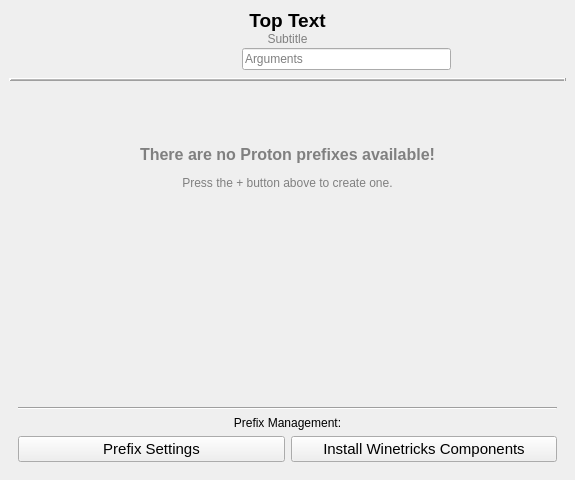
<?xml version="1.0" encoding="UTF-8"?>
<ui version="4.0">
 <class>NeroManagerWindow</class>
 <widget class="QMainWindow" name="NeroManagerWindow">
  <property name="geometry">
   <rect>
    <x>0</x>
    <y>0</y>
    <width>575</width>
    <height>480</height>
   </rect>
  </property>
  <property name="windowTitle">
   <string>NeroManagerWindow</string>
  </property>
  <property name="windowIcon">
   <iconset resource="../img/pics.qrc">
    <normaloff>:/ico/systrayPhi</normaloff>:/ico/systrayPhi</iconset>
  </property>
  <widget class="QWidget" name="centralwidget">
   <layout class="QVBoxLayout" name="verticalLayout" stretch="0,0,0,0">
    <item>
     <layout class="QGridLayout" name="topHeaderLayout">
      <property name="verticalSpacing">
       <number>0</number>
      </property>
      <item row="0" column="0">
       <widget class="QPushButton" name="backButton">
        <property name="sizePolicy">
         <sizepolicy hsizetype="Minimum" vsizetype="Minimum">
          <horstretch>0</horstretch>
          <verstretch>0</verstretch>
         </sizepolicy>
        </property>
        <property name="text">
         <string/>
        </property>
        <property name="icon">
         <iconset theme="user-bookmarks"/>
        </property>
        <property name="iconSize">
         <size>
          <width>24</width>
          <height>24</height>
         </size>
        </property>
        <property name="flat">
         <bool>true</bool>
        </property>
       </widget>
      </item>
      <item row="0" column="1">
       <layout class="QVBoxLayout" name="headerTextArea">
        <item>
         <widget class="QLabel" name="topTitle">
          <property name="sizePolicy">
           <sizepolicy hsizetype="Expanding" vsizetype="Preferred">
            <horstretch>0</horstretch>
            <verstretch>0</verstretch>
           </sizepolicy>
          </property>
          <property name="font">
           <font>
            <pointsize>14</pointsize>
            <bold>true</bold>
           </font>
          </property>
          <property name="text">
           <string>Top Text</string>
          </property>
          <property name="alignment">
           <set>Qt::AlignmentFlag::AlignCenter</set>
          </property>
         </widget>
        </item>
        <item>
         <widget class="QLabel" name="topSubtitle">
          <property name="enabled">
           <bool>true</bool>
          </property>
          <property name="sizePolicy">
           <sizepolicy hsizetype="Expanding" vsizetype="Preferred">
            <horstretch>0</horstretch>
            <verstretch>0</verstretch>
           </sizepolicy>
          </property>
          <property name="font">
           <font>
            <pointsize>9</pointsize>
           </font>
          </property>
          <property name="styleSheet">
           <string notr="true">color: gray</string>
          </property>
          <property name="text">
           <string>Subtitle</string>
          </property>
          <property name="alignment">
           <set>Qt::AlignmentFlag::AlignCenter</set>
          </property>
         </widget>
        </item>
       </layout>
      </item>
      <item row="0" column="2">
       <widget class="QPushButton" name="addButton">
        <property name="sizePolicy">
         <sizepolicy hsizetype="Minimum" vsizetype="Minimum">
          <horstretch>0</horstretch>
          <verstretch>0</verstretch>
         </sizepolicy>
        </property>
        <property name="text">
         <string/>
        </property>
        <property name="icon">
         <iconset theme="folder-new"/>
        </property>
        <property name="iconSize">
         <size>
          <width>24</width>
          <height>24</height>
         </size>
        </property>
        <property name="flat">
         <bool>true</bool>
        </property>
       </widget>
      </item>
      <item row="1" column="1">
       <layout class="QHBoxLayout" name="oneTimeLine" stretch="2,0,3,1">
        <item>
         <spacer name="horizontalSpacer">
          <property name="orientation">
           <enum>Qt::Orientation::Horizontal</enum>
          </property>
          <property name="sizeHint" stdset="0">
           <size>
            <width>0</width>
            <height>0</height>
           </size>
          </property>
         </spacer>
        </item>
        <item>
         <widget class="QPushButton" name="oneTimeRunBtn">
          <property name="font">
           <font>
            <pointsize>11</pointsize>
            <bold>false</bold>
           </font>
          </property>
          <property name="icon">
           <iconset theme="media-playback-start"/>
          </property>
          <property name="iconSize">
           <size>
            <width>24</width>
            <height>24</height>
           </size>
          </property>
          <property name="flat">
           <bool>true</bool>
          </property>
         </widget>
        </item>
        <item>
         <widget class="QLineEdit" name="oneTimeRunArgs">
          <property name="placeholderText">
           <string>Arguments</string>
          </property>
          <property name="clearButtonEnabled">
           <bool>true</bool>
          </property>
         </widget>
        </item>
        <item>
         <spacer name="horizontalSpacer_2">
          <property name="orientation">
           <enum>Qt::Orientation::Horizontal</enum>
          </property>
          <property name="sizeHint" stdset="0">
           <size>
            <width>0</width>
            <height>0</height>
           </size>
          </property>
         </spacer>
        </item>
       </layout>
      </item>
     </layout>
    </item>
    <item>
     <widget class="Line" name="line">
      <property name="frameShadow">
       <enum>QFrame::Shadow::Raised</enum>
      </property>
      <property name="lineWidth">
       <number>2</number>
      </property>
      <property name="midLineWidth">
       <number>1</number>
      </property>
      <property name="orientation">
       <enum>Qt::Orientation::Horizontal</enum>
      </property>
     </widget>
    </item>
    <item>
     <widget class="QScrollArea" name="prefixesScrollArea">
      <property name="sizePolicy">
       <sizepolicy hsizetype="Expanding" vsizetype="Expanding">
        <horstretch>0</horstretch>
        <verstretch>0</verstretch>
       </sizepolicy>
      </property>
      <property name="frameShape">
       <enum>QFrame::Shape::NoFrame</enum>
      </property>
      <property name="frameShadow">
       <enum>QFrame::Shadow::Plain</enum>
      </property>
      <property name="horizontalScrollBarPolicy">
       <enum>Qt::ScrollBarPolicy::ScrollBarAlwaysOff</enum>
      </property>
      <property name="widgetResizable">
       <bool>true</bool>
      </property>
      <property name="alignment">
       <set>Qt::AlignmentFlag::AlignHCenter|Qt::AlignmentFlag::AlignTop</set>
      </property>
      <widget class="QWidget" name="prefixesScrollContents">
       <property name="geometry">
        <rect>
         <x>0</x>
         <y>0</y>
         <width>557</width>
         <height>179</height>
        </rect>
       </property>
       <property name="sizePolicy">
        <sizepolicy hsizetype="Preferred" vsizetype="Minimum">
         <horstretch>0</horstretch>
         <verstretch>0</verstretch>
        </sizepolicy>
       </property>
       <layout class="QVBoxLayout" name="verticalLayout2" stretch="0,1,2,1,0">
        <item>
         <layout class="QGridLayout" name="prefixesList"/>
        </item>
        <item>
         <spacer name="verticalSpacer_2">
          <property name="orientation">
           <enum>Qt::Orientation::Vertical</enum>
          </property>
          <property name="sizeHint" stdset="0">
           <size>
            <width>20</width>
            <height>0</height>
           </size>
          </property>
         </spacer>
        </item>
        <item>
         <widget class="QLabel" name="missingPrefixesLabel">
          <property name="enabled">
           <bool>true</bool>
          </property>
          <property name="styleSheet">
           <string notr="true">color: gray</string>
          </property>
          <property name="text">
           <string>&lt;html&gt;&lt;head/&gt;&lt;body&gt;&lt;p&gt;&lt;span style=&quot; font-size:12pt; font-weight:700;&quot;&gt;There are no Proton prefixes available!&lt;/span&gt;&lt;/p&gt;&lt;p&gt;Press the + button above to create one.&lt;/p&gt;&lt;/body&gt;&lt;/html&gt;</string>
          </property>
          <property name="alignment">
           <set>Qt::AlignmentFlag::AlignCenter</set>
          </property>
         </widget>
        </item>
        <item>
         <spacer name="verticalSpacer_3">
          <property name="orientation">
           <enum>Qt::Orientation::Vertical</enum>
          </property>
          <property name="sizeHint" stdset="0">
           <size>
            <width>20</width>
            <height>0</height>
           </size>
          </property>
         </spacer>
        </item>
        <item>
         <layout class="QHBoxLayout" name="appSettingsRow" stretch="0,1,0">
          <property name="spacing">
           <number>0</number>
          </property>
          <item>
           <widget class="QPushButton" name="aboutBtn">
            <property name="toolTip">
             <string>About Nero...</string>
            </property>
            <property name="text">
             <string/>
            </property>
            <property name="icon">
             <iconset theme="dialog-information"/>
            </property>
            <property name="iconSize">
             <size>
              <width>32</width>
              <height>32</height>
             </size>
            </property>
            <property name="flat">
             <bool>true</bool>
            </property>
           </widget>
          </item>
          <item>
           <spacer name="horizontalSpacer_3">
            <property name="orientation">
             <enum>Qt::Orientation::Horizontal</enum>
            </property>
            <property name="sizeHint" stdset="0">
             <size>
              <width>0</width>
              <height>20</height>
             </size>
            </property>
           </spacer>
          </item>
          <item>
           <widget class="QPushButton" name="managerSettings">
            <property name="toolTip">
             <string>Set Nero Manager settings</string>
            </property>
            <property name="text">
             <string/>
            </property>
            <property name="icon">
             <iconset theme="preferences-system"/>
            </property>
            <property name="iconSize">
             <size>
              <width>32</width>
              <height>32</height>
             </size>
            </property>
            <property name="flat">
             <bool>true</bool>
            </property>
           </widget>
          </item>
         </layout>
        </item>
       </layout>
      </widget>
     </widget>
    </item>
    <item>
     <widget class="QScrollArea" name="prefixContentsScrollArea">
      <property name="frameShape">
       <enum>QFrame::Shape::NoFrame</enum>
      </property>
      <property name="frameShadow">
       <enum>QFrame::Shadow::Plain</enum>
      </property>
      <property name="horizontalScrollBarPolicy">
       <enum>Qt::ScrollBarPolicy::ScrollBarAlwaysOff</enum>
      </property>
      <property name="widgetResizable">
       <bool>true</bool>
      </property>
      <property name="alignment">
       <set>Qt::AlignmentFlag::AlignHCenter|Qt::AlignmentFlag::AlignTop</set>
      </property>
      <widget class="QWidget" name="prefixContentsScrollContents">
       <property name="geometry">
        <rect>
         <x>0</x>
         <y>0</y>
         <width>557</width>
         <height>178</height>
        </rect>
       </property>
       <layout class="QVBoxLayout" name="verticalLayout_3">
        <item>
         <layout class="QVBoxLayout" name="prefixContentsPage" stretch="0,1,0,0,0">
          <item>
           <layout class="QGridLayout" name="prefixContentsGrid">
            <property name="sizeConstraint">
             <enum>QLayout::SizeConstraint::SetNoConstraint</enum>
            </property>
           </layout>
          </item>
          <item>
           <spacer name="verticalSpacer">
            <property name="orientation">
             <enum>Qt::Orientation::Vertical</enum>
            </property>
            <property name="sizeHint" stdset="0">
             <size>
              <width>20</width>
              <height>0</height>
             </size>
            </property>
           </spacer>
          </item>
          <item>
           <widget class="Line" name="separator">
            <property name="orientation">
             <enum>Qt::Orientation::Horizontal</enum>
            </property>
           </widget>
          </item>
          <item>
           <widget class="QLabel" name="prefixManagementHeader">
            <property name="sizePolicy">
             <sizepolicy hsizetype="Preferred" vsizetype="Fixed">
              <horstretch>0</horstretch>
              <verstretch>0</verstretch>
             </sizepolicy>
            </property>
            <property name="text">
             <string>Prefix Management:</string>
            </property>
            <property name="alignment">
             <set>Qt::AlignmentFlag::AlignCenter</set>
            </property>
           </widget>
          </item>
          <item>
           <layout class="QHBoxLayout" name="prefixManagementRow">
            <property name="sizeConstraint">
             <enum>QLayout::SizeConstraint::SetFixedSize</enum>
            </property>
            <item>
             <widget class="QPushButton" name="prefixSettingsBtn">
              <property name="font">
               <font>
                <pointsize>11</pointsize>
               </font>
              </property>
              <property name="text">
               <string>Prefix Settings</string>
              </property>
              <property name="icon">
               <iconset theme="preferences-system"/>
              </property>
              <property name="iconSize">
               <size>
                <width>16</width>
                <height>16</height>
               </size>
              </property>
             </widget>
            </item>
            <item>
             <widget class="QPushButton" name="prefixTricksBtn">
              <property name="font">
               <font>
                <pointsize>11</pointsize>
               </font>
              </property>
              <property name="text">
               <string>Install Winetricks Components</string>
              </property>
              <property name="icon">
               <iconset theme="package-x-generic"/>
              </property>
              <property name="iconSize">
               <size>
                <width>16</width>
                <height>16</height>
               </size>
              </property>
             </widget>
            </item>
           </layout>
          </item>
         </layout>
        </item>
       </layout>
      </widget>
     </widget>
    </item>
   </layout>
  </widget>
 </widget>
 <resources>
  <include location="../img/pics.qrc"/>
 </resources>
 <connections/>
</ui>
